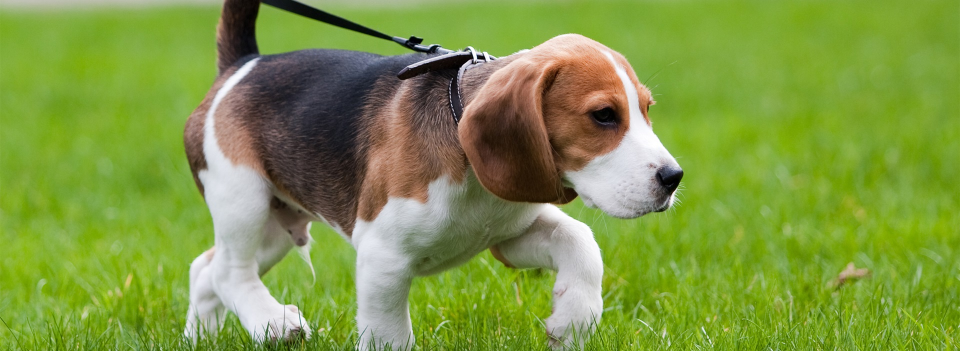
#> input picture animal1.jpg, 1920 x 702 px (shown at 1/2 size)
$ jupyter execute 'Image Compression through SVD.ipynb'
#> lines starting #> are read from the running program, lines starting #| are printed output that depends on the picture
## Singular Value Decomposition

[cell 1]
import numpy as np
import pandas as pd
from scipy import linalg as la
import skimage.io as io
import matplotlib.pyplot as plt

[cell 2]
img_g=io.imread('animal1.jpg', as_gray=True)
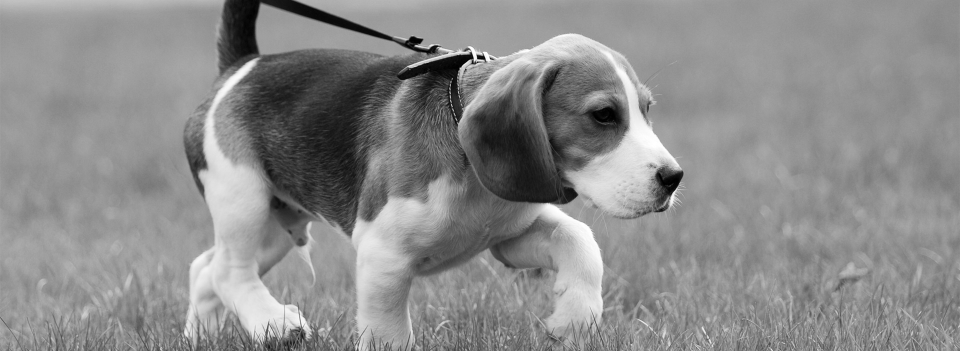
#> img_g: shape (702, 1920) float64 (shown at 1/2 size); min 0, max 1, mean 0.548
plt.figure(figsize = (10, 6))
plt.imshow(img_g, cmap = 'gray')
rows = img_g.shape[0]
#> rows = 702
cols = img_g.shape[1]
#> cols = 1920
print('Size:',img_g.size)
#| Size: 1347840
print('Rows:', rows)
#| Rows: 702
print('Cols:',cols)
#| Cols: 1920
plt.show()

[cell 3]
# Applying SVD
U, S, V = np.linalg.svd(img_g)
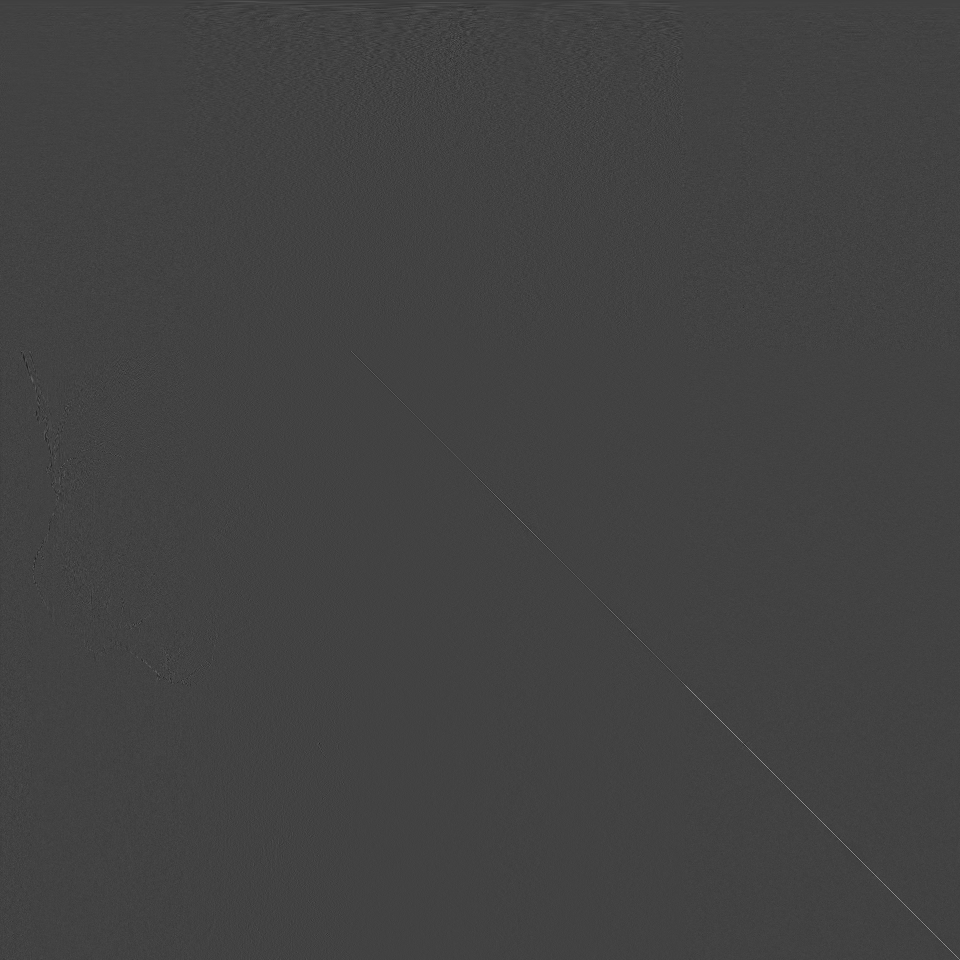
#> V: shape (1920, 1920) float64 (shown at 1/2 size); min -0.294, max 0.838, mean -1.11e-05; drawn with min black and max white
#> S = 702 values, max 643.8 at index 0, min 0.0359 at index 701, mean 2.73

[cell 4]
print(U.shape,S.shape,V.shape)
#| (702, 702) (702,) (1920, 1920)

[cell 5]
# Rank
print("Rank :",np.linalg.matrix_rank(img_g) )
#| Rank : 702

[cell 6]
# compressed image for rank = 10
k = 10
plt.figure(figsize = (10, 6))
low_rank = U[:, :k] @ np.diag(S[:k]) @ V[:k, :]
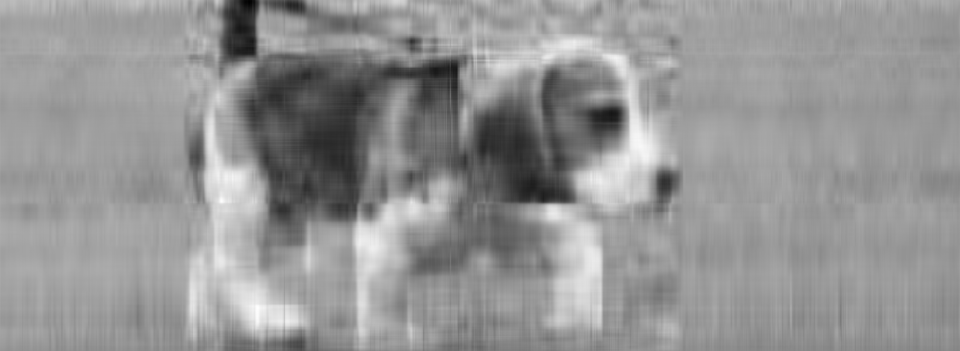
#> low_rank: shape (702, 1920) float64 (shown at 1/2 size); min -0.0974, max 1.01, mean 0.548; drawn with min black and max white
plt.imshow(low_rank,cmap='gray')
c_r = np.round((rows*cols) /(k*(rows+cols+1)),2)
#> c_r = 51.39
plt.title("components:" +str(k) +" ,Compression Ratio:" +str(c_r))
plt.show()

[cell 7]
# compressed images for different singularValues
k = [700, 500, 300, 100, 50,10,5,2]

plt.figure(figsize = (16, 8))
for i in range(len(k)):
    low_rank = U[:, :k[i]] @ np.diag(S[:k[i]]) @ V[:k[i], :]
    c_r = np.round((rows*cols) /(k[i]*(rows+cols+1)),2)
    if(i  == 0):
        plt.subplot(4, 2, i+1), plt.imshow(low_rank, cmap='gray'), plt.axis('off'), plt.title("n_components =" + str(k[i])+" ,CR:" +str(c_r))
    else:
        plt.subplot(4, 2, i+1), plt.imshow(low_rank, cmap = 'gray'), plt.axis('off'), plt.title("n_components =" + str(k[i])+" ,CR:" +str(c_r))
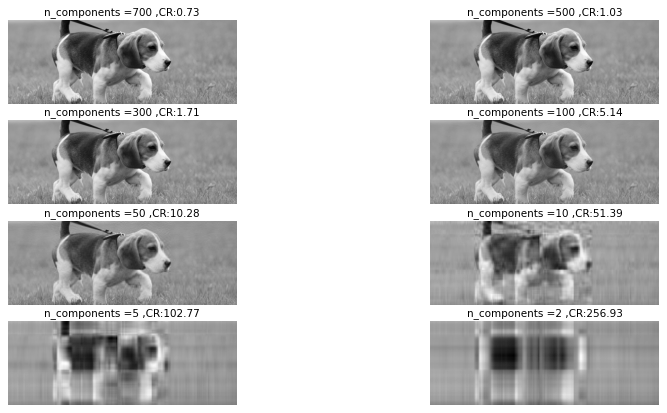
#> figure drawn by matplotlib, 8 panels

[cell 8]
# Colored Image
image=io.imread('animal1.jpg')
rows = image.shape[0]
cols = image.shape[1]
plt.figure(figsize = (10, 6))
plt.imshow(image)
print("Rows :", rows)
#| Rows : 702
print("Cols :", cols)
#| Cols : 1920
plt.show()

[cell 9]
#Splitting each channel

aRed = image[:,:,0]
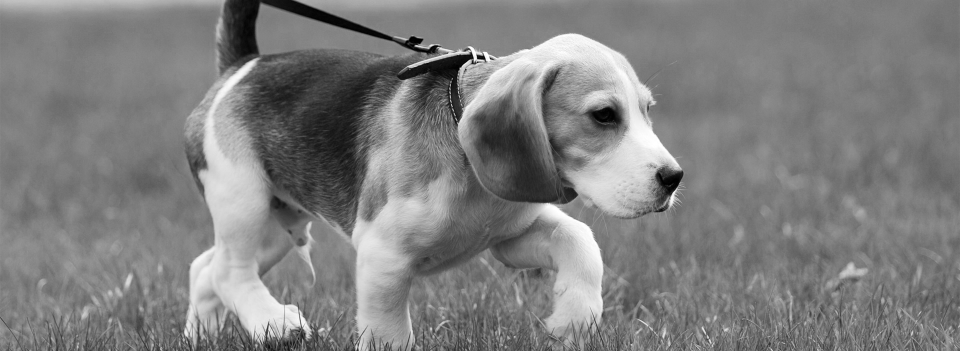
#> aRed: shape (702, 1920) (shown at 1/2 size); min 0, max 255, mean 127
aGreen = image[:,:,1]
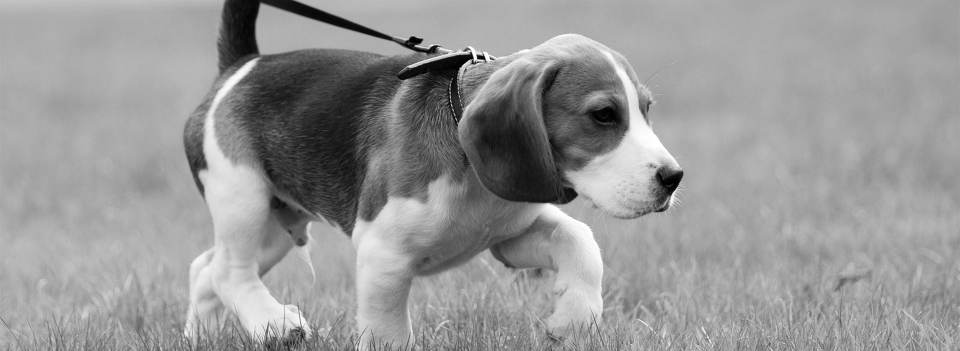
#> aGreen: shape (702, 1920) (shown at 1/2 size); min 0, max 255, mean 150.7
aBlue = image[:,:,2]

[cell 10]
#Applying SVD on each channel

k = 100   # rank

# SVD for Red channel
Red_u, Red_s, Red_v = np.linalg.svd(aRed)
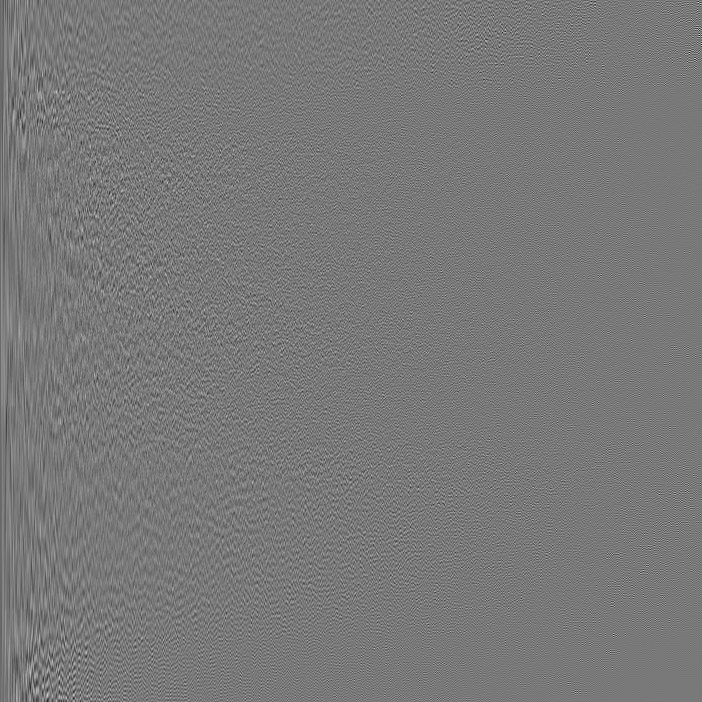
#> Red_u: shape (702, 702) float64; min -0.312, max 0.345, mean -5.36e-05; drawn with min black and max white
#> Red_s = 702 values, max 149214 at index 0, min 9.97 at index 701, mean 681.6
aRed_compressed = Red_u[:,:k] @ np.diag(Red_s[:k]) @ Red_v[:k, :]
aRed_compressed = aRed_compressed.astype('uint8')
#aRed_compressed.shape

# SVD for Green channel
Green_u, Green_s, Green_v = np.linalg.svd(aGreen)
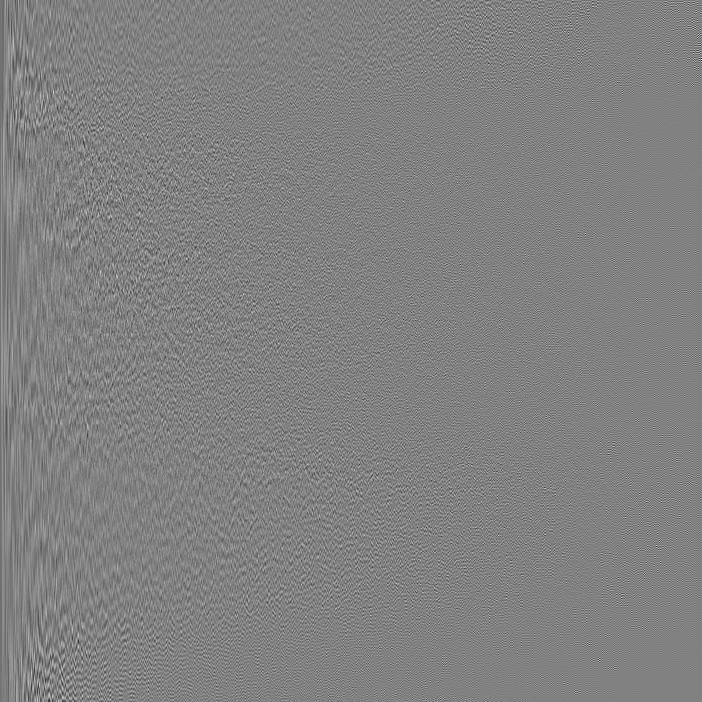
#> Green_u: shape (702, 702) float64; min -0.322, max 0.313, mean -4.88e-05; drawn with min black and max white
#> Green_s = 702 values, max 177498.4 at index 0, min 10.11 at index 701, mean 718
aGreen_compressed = Green_u[:,:k] @ np.diag(Green_s[:k]) @ Green_v[:k, :]
aGreen_compressed = aGreen_compressed.astype('uint8')

# SVD for Blue channel
Blue_u, Blue_s, Blue_v = np.linalg.svd(aBlue)
#> Blue_s = 702 values, max 88961.8 at index 0, min 13.39 at index 701, mean 705.5
aBlue_compressed = Blue_u[:,:k] @ np.diag(Blue_s[:k]) @ Blue_v[:k, :]
aBlue_compressed = aBlue_compressed.astype('uint8')
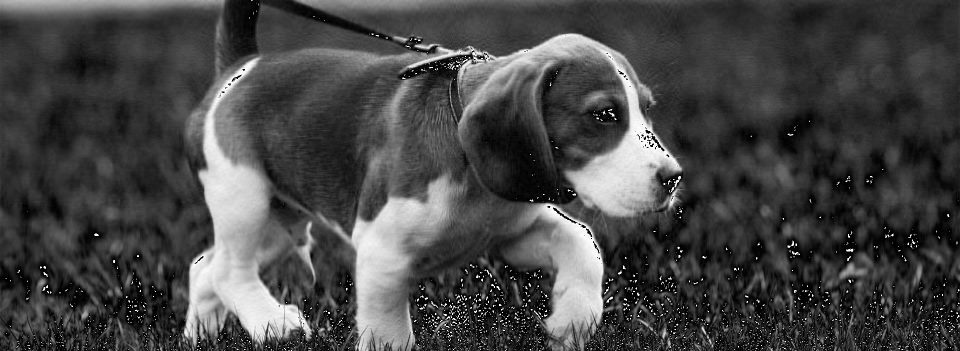
#> aBlue_compressed: shape (702, 1920) (shown at 1/2 size); min 0, max 255, mean 69.8

[cell 11]
#Compressed Image
compressed_img = np.stack((aRed_compressed,aGreen_compressed,aBlue_compressed),axis=2)
plt.figure(figsize = (10, 6))
c_r = np.round((rows*cols) /(k*(rows+cols+1)),2)
#> c_r = 5.14
plt.title("components:" +str(k) +" ,Compression Ratio:" +str(c_r))
plt.imshow(compressed_img)
plt.show()

[cell 12]
def compression(r,b,g,k):
    # SVD for Red channel
    Red_u, Red_s, Red_v = np.linalg.svd(aRed)
    aRed_compressed = Red_u[:,:k] @ np.diag(Red_s[:k]) @ Red_v[:k, :]
    aRed_compressed = aRed_compressed.astype('uint8')
    #aRed_compressed.shape

    # SVD for Green channel
    Green_u, Green_s, Green_v = np.linalg.svd(aGreen)
    aGreen_compressed = Green_u[:,:k] @ np.diag(Green_s[:k]) @ Green_v[:k, :]
    aGreen_compressed = aGreen_compressed.astype('uint8')

    # SVD for Blue channel
    Blue_u, Blue_s, Blue_v = np.linalg.svd(aBlue)
    aBlue_compressed = Blue_u[:,:k] @ np.diag(Blue_s[:k]) @ Blue_v[:k, :]
    aBlue_compressed = aBlue_compressed.astype('uint8')

    compressed_img = np.stack((aRed_compressed,aGreen_compressed,aBlue_compressed),axis=2)

    return compressed_img

[cell 13]
k = [700, 500, 300, 100, 50,10,5,2]   # rank
plt.figure(figsize = (16, 8))

for i in range(len(k)):
    low_rank = compression(aRed,aGreen,aBlue,k[i])
    c_r = np.round((rows*cols) /(k[i]*(rows+cols+1)),2)
    if(i  == 0):
        plt.subplot(4, 2, i+1), plt.imshow(low_rank), plt.axis('off'), plt.title("n_components =" + str(k[i])+" ,CR:" +str(c_r))
    else:
        plt.subplot(4, 2, i+1), plt.imshow(low_rank), plt.axis('off'), plt.title("n_components =" + str(k[i])+" ,CR:" +str(c_r))
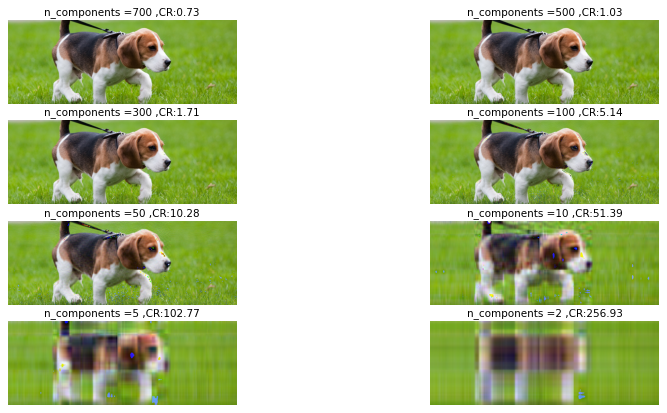
#> figure drawn by matplotlib, 8 panels
